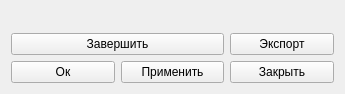
<?xml version="1.0" encoding="UTF-8"?>
<ui version="4.0">
 <class>RegisterContractsForm</class>
 <widget class="QWidget" name="RegisterContractsForm">
  <property name="geometry">
   <rect>
    <x>0</x>
    <y>0</y>
    <width>345</width>
    <height>94</height>
   </rect>
  </property>
  <property name="windowTitle">
   <string>Договор</string>
  </property>
  <property name="windowIcon">
   <iconset resource="../../resources/main.qrc">
    <normaloff>:/images/logo.png</normaloff>:/images/logo.png</iconset>
  </property>
  <layout class="QGridLayout" name="gridLayout">
   <item row="3" column="0">
    <widget class="QPushButton" name="okButton">
     <property name="text">
      <string>Ок</string>
     </property>
    </widget>
   </item>
   <item row="3" column="2">
    <widget class="QPushButton" name="closeButton">
     <property name="text">
      <string>Закрыть</string>
     </property>
    </widget>
   </item>
   <item row="0" column="0" colspan="3">
    <widget class="gui::ContractInformationWidget" name="ContractInformationWidget" native="true"/>
   </item>
   <item row="3" column="1">
    <widget class="QPushButton" name="applyButton">
     <property name="text">
      <string>Применить</string>
     </property>
    </widget>
   </item>
   <item row="2" column="2">
    <widget class="QPushButton" name="exportButton">
     <property name="text">
      <string>Экспорт</string>
     </property>
    </widget>
   </item>
   <item row="2" column="0" colspan="2">
    <widget class="QPushButton" name="endContractButton">
     <property name="text">
      <string>Завершить</string>
     </property>
    </widget>
   </item>
  </layout>
 </widget>
 <customwidgets>
  <customwidget>
   <class>gui::ContractInformationWidget</class>
   <extends>QWidget</extends>
   <header location="global">gui/widgets/contractinformationwidget.h</header>
   <container>1</container>
  </customwidget>
 </customwidgets>
 <tabstops>
  <tabstop>okButton</tabstop>
  <tabstop>applyButton</tabstop>
  <tabstop>closeButton</tabstop>
 </tabstops>
 <resources>
  <include location="../../resources/main.qrc"/>
 </resources>
 <connections/>
</ui>
